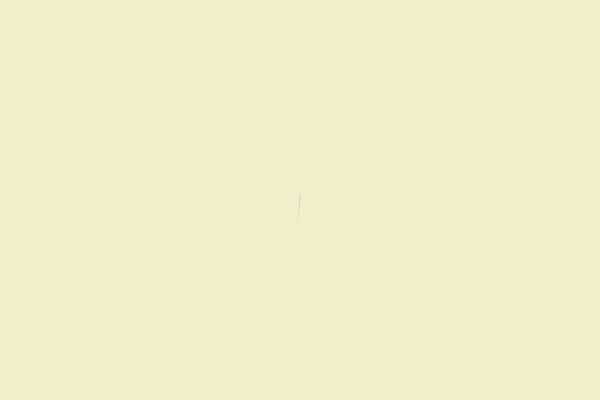
Frame 1 (no input)
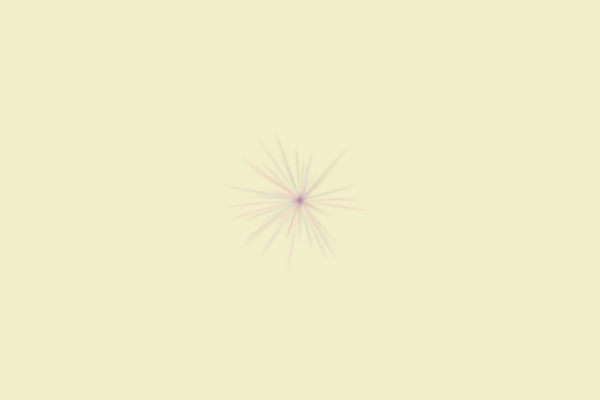
Frame 60 (the mouse pressed at the canvas centre just before this capture)
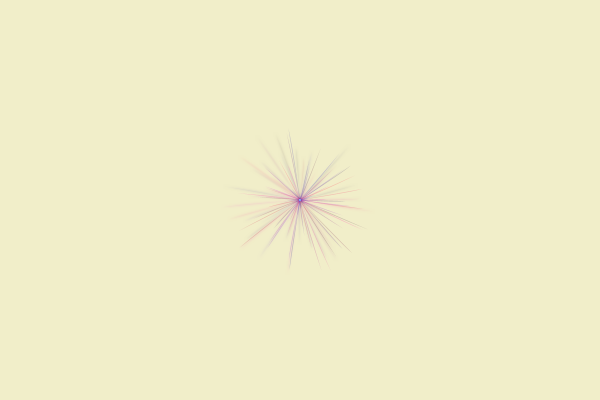
Frame 120 (the mouse held since frame 60 and released just before this capture)

The Processing sketch that drew these frames (run headless with seeded random() and noise(); from frame 60 on, the mouse is pressed at the canvas centre):

// Processing sketch: processing_3789
// ── processing_3789.pde

// "Neuronas".  Exploración del movimiento definido según el mouse. 
// Basado en  Ejemplo Processing (File > Examples > Topics > Motion > MovingOnCurves).


float beginX = 300;  // Initial x-coordinate
float beginY = 200;  // Initial y-coordinate
float finalX = 300;   // Final x-coordinate
float finalY = 200;   // Final y-coordinate
float distX;          // X-axis distance to move
float distY;          // Y-axis distance to move
float exponent = 4;   // Determines the curve
float x = 0.0;        // Current x-coordinate
float y = 0.0;        // Current y-coordinate
float step = 0.01;    // tamaño de cada punto avanzado en el plano.
float pct = 0.0;      // Percentage traveled (0.0 to 1.0)
// Variables de la neurona. 
float direccion; 
float velocidad; 
float dx,dy;  //desplazamiento en x e y deducido de la direcci�n y velocidad.
float vertice = 10;
float gr= random(0.1,4);  // grado de rotación; oscila entre -1 y 4. 
float r; // radio 

void setup() 
{
  size(600, 400);
  noStroke();
  smooth();
  background(#F1EEC9);
  distX = finalX - beginX;
  distY = finalY - beginY;
}



void draw() 
{
  fill(255, -4); // se pueden apreciar los fotogramas pasados.
  rect (0, 0, width, height);
  pct += step; 
  if (pct < 1.0) {
    x = beginX + (pct * distX);
    y = beginY + (pow(pct, exponent) * distY);
  }
  //Neurona
  fill(random(x),random(34),random(56,223), 54);
  pushMatrix();
    translate(x,y);
    rotate((gr*millis()/100)); 
      beginShape();
      curveVertex(10,random(50,280)); // random en ese punto, da irregularidad a la forma.
      curveVertex(r*r,random(80));
      curveVertex(2*r,-2*r*r);
      curveVertex(-r*vertice,80);
      endShape();
    popMatrix();
// Núcleo  neurona 
    fill(x/2,y,x, random (10,70));
    pushMatrix();
    translate (x,y);
    rotate ((gr*millis()/10000));
     ellipse (r,r,2,2);
     popMatrix();
}

void mousePressed() {
   filter (BLUR);
  pct = -0.9; //al poner la cifra en negativo, hace un recorrido de manera inversa.
  beginX = x;
  beginY = y;
  finalX = mouseX; 
  finalY = mouseY;
  distX = finalX - beginX;
  distY = finalY - beginY;
}

void keyPressed(){ 
  if (key=='b'||key=='B'){
    setup();}
  } 
